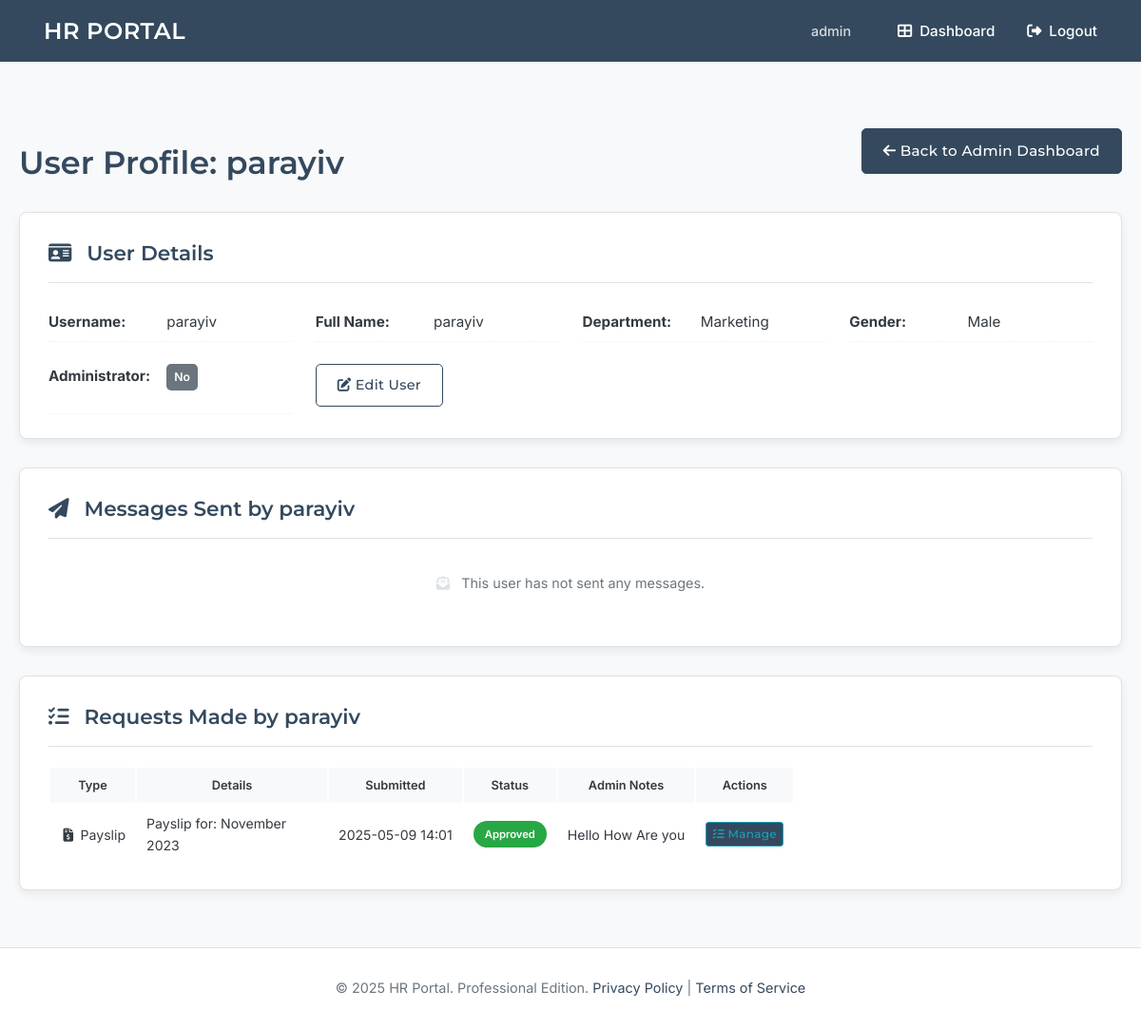
The page /admin/users/view/7 (signed in) on the database as committed earlier.
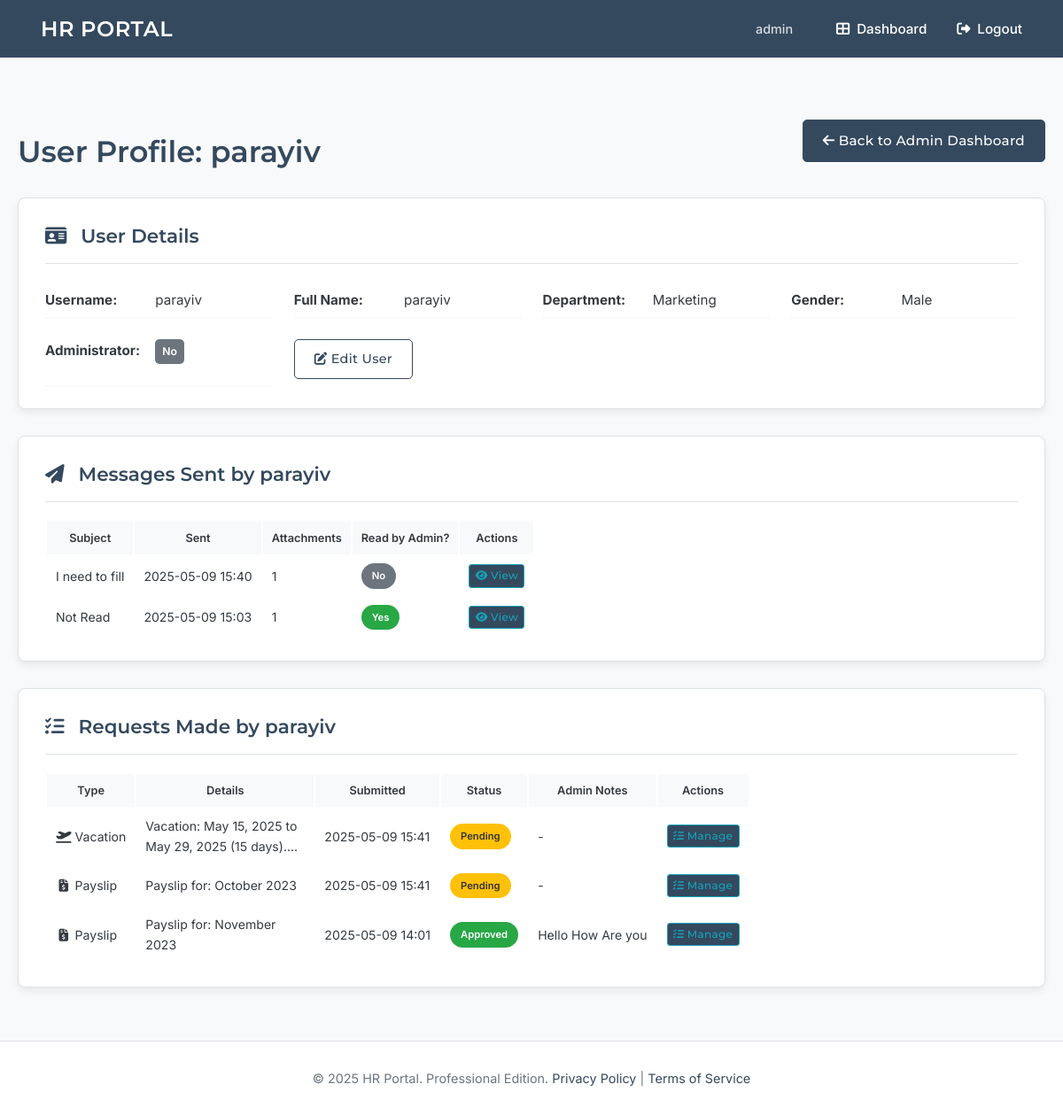
The same page on the database as committed later.
### tables this page shows
CREATE TABLE requests (
    id INTEGER PRIMARY KEY AUTOINCREMENT,
    user_id INTEGER NOT NULL,
    request_type TEXT NOT NULL, -- 'payslip', 'vacation'
    details TEXT, -- e.g., month for payslip, dates for vacation
    status TEXT NOT NULL DEFAULT 'pending', -- pending, approved, rejected
    submitted_at DATETIME DEFAULT CURRENT_TIMESTAMP,
    admin_notes TEXT,
    FOREIGN KEY (user_id) REFERENCES users (id)
);

CREATE TABLE messages (
    id INTEGER PRIMARY KEY AUTOINCREMENT,
    sender_id INTEGER NOT NULL,
    recipient_id INTEGER, -- Can be NULL if it's a general message to all admins
    subject TEXT NOT NULL,
    body TEXT NOT NULL,
    timestamp DATETIME DEFAULT CURRENT_TIMESTAMP,
    is_read BOOLEAN NOT NULL DEFAULT 0,
    FOREIGN KEY (sender_id) REFERENCES users (id)
    -- FOREIGN KEY (recipient_id) REFERENCES users (id) -- if direct to specific admin
);

### app.py (the view, shortened to what this page needs)
@app.route('/admin/users/view/<int:user_id>')
@login_required
@admin_required
def admin_view_user_profile(user_id):
    db = get_db()
    user = db.execute(
        'SELECT id, username, is_admin, full_name, gender, department FROM users WHERE id = ?', (user_id,)
    ).fetchone()
    if not user:
        flash('User not found.', 'error')
        return redirect(url_for('dashboard')) # Redirect to admin dashboard
    messages_sent_raw = db.execute('''
        SELECT m.id, m.subject, m.body, m.timestamp, m.is_read,
               (SELECT COUNT(a.id) FROM attachments a WHERE a.message_id = m.id) as attachment_count
        FROM messages m
        WHERE m.sender_id = ?
        ORDER BY m.timestamp DESC
    ''', (user_id,)).fetchall()
    messages_sent_processed = []
    for msg_row in messages_sent_raw:
        msg_dict = dict(msg_row)
        timestamp_val = msg_dict.get('timestamp')
        if isinstance(timestamp_val, datetime):
            msg_dict['timestamp'] = timestamp_val
        else: msg_dict['timestamp'] = None
        messages_sent_processed.append(msg_dict)
    requests_made_raw = db.execute('''
        SELECT id, request_type, details, status, submitted_at, admin_notes
        FROM requests
        WHERE user_id = ?
        ORDER BY submitted_at DESC
    ''', (user_id,)).fetchall()
    requests_made_processed = []
    for req_row in requests_made_raw:
        req_dict = dict(req_row)
        submitted_at_val = req_dict.get('submitted_at')
        if isinstance(submitted_at_val, datetime): req_dict['submitted_at'] = submitted_at_val
        else: req_dict['submitted_at'] = None
        requests_made_processed.append(req_dict)
    return render_template('admin_user_profile.html',
                           target_user=user,
                           messages_sent=messages_sent_processed,
                           requests_made=requests_made_processed)

### app.py (called while the page is built)
def get_db():
    if 'db' not in g:
        try:
            os.makedirs(app.instance_path, exist_ok=True) # exist_ok=True handles existing directory
        except OSError as e:
            app.logger.error(f"Error creating instance path: {e}")
        g.db = sqlite3.connect(
            app.config['DATABASE'],
            detect_types=sqlite3.PARSE_DECLTYPES
        )
        g.db.row_factory = sqlite3.Row
    return g.db

def convert_datetime_iso(val):
    if not val: return None # Handle None or empty bytes
    val_str = val.decode()
    try:
        return datetime.fromisoformat(val_str)
    except (ValueError, AttributeError):
        try:
            return datetime.strptime(val_str, "%Y-%m-%d %H:%M:%S.%f")
        except (ValueError, AttributeError):
            try:
                return datetime.strptime(val_str, "%Y-%m-%d %H:%M:%S")
            except (ValueError, AttributeError):
                app.logger.warning(f"Could not parse datetime string: {val_str}")
                return None

@app.context_processor
def inject_now():
    return {'now': datetime.utcnow()}

### templates/admin_user_profile.html (shortened to what the changed rows need)
{% extends 'base.html' %}
{% block content %}
<div class="user-profile-container professional-dashboard">
    <header class="page-header-section" style="display: flex; justify-content: space-between; align-items: center; margin-bottom: 25px;">
        <h1 class="page-title">User Profile: {{ target_user.full_name or target_user.username }}</h1>
    </header>
    <section class="dashboard-panel user-info-panel">
        <h2 class="panel-title"><i class="fas fa-id-card"></i> User Details</h2>
    </section>
    <section class="dashboard-panel user-messages-panel">
        <h2 class="panel-title"><i class="fas fa-paper-plane"></i> Messages Sent by {{ target_user.username }}</h2>
        {% if messages_sent %}
            <div class="table-responsive-wrapper">
                <table class="professional-table compact-table">
                    <thead>
                        <tr>
                            <th>Subject</th>
                            <th>Sent</th>
                            <th>Attachments</th>
                            <th>Read by Admin?</th>
                            <th>Actions</th>
                        </tr>
                    </thead>
                    <tbody>
                        {% for msg in messages_sent %}
                        <tr>
                            <td>{{ msg.subject|truncate(50) }}</td>
                            <td>{% if msg.timestamp %}{{ msg.timestamp.strftime('%Y-%m-%d %H:%M') }}{% else %}N/A{% endif %}</td>
                            <td>{{ msg.attachment_count if msg.attachment_count > 0 else '-' }}</td>
                            <td>
                                <span class="status-tag {{ 'status-read' if msg.is_read else 'status-unread' }}">
                                    {{ "Yes" if msg.is_read else "No" }}
                                </span>
                            </td>
                            <td>
                                <a href="{{ url_for('admin_view_messages') }}#message-{{ msg.id }}" class="btn btn-xs btn-outline-info" title="View in Full Message List">
                                    <i class="fas fa-eye"></i> View
                                </a>
                            </td>
                        </tr>
                        {% endfor %}
                    </tbody>
                </table>
            </div>
        {% else %}
            <p class="panel-empty-state-compact"><i class="fas fa-envelope-open-text"></i> This user has not sent any messages.</p>
        {% endif %}
    </section>
    <section class="dashboard-panel user-requests-panel">
        <h2 class="panel-title"><i class="fas fa-tasks"></i> Requests Made by {{ target_user.username }}</h2>
        {% if requests_made %}
            <div class="table-responsive-wrapper">
                <table class="professional-table compact-table">
                    <thead>
                        <tr>
                            <th>Type</th>
                            <th>Details</th>
                            <th>Submitted</th>
                            <th>Status</th>
                            <th>Admin Notes</th>
                            <th>Actions</th>
                        </tr>
                    </thead>
                    <tbody>
                        {% for req in requests_made %}
                        <tr>
                            <td>
                                <i class="fas {% if req.request_type == 'payslip' %}fa-file-invoice-dollar{% elif req.request_type == 'vacation' %}fa-plane-departure{% else %}fa-clipboard-list{% endif %} fa-fw type-icon"></i>
                                {{ req.request_type|capitalize }}
                            </td>
                            <td class="details-column">{{ req.details|truncate(60) }}</td>
                            <td>{% if req.submitted_at %}{{ req.submitted_at.strftime('%Y-%m-%d %H:%M') }}{% else %}N/A{% endif %}</td>
                            <td>
                                <span class="status-tag status-{{ req.status|lower }}">
                                    {{ req.status|capitalize }}
                                </span>
                            </td>
                            <td class="notes-column">{{ req.admin_notes|truncate(50)|escape if req.admin_notes else '-' }}</td>
                            <td>
                                <a href="{{ url_for('admin_view_requests') }}#request-{{ req.id }}" class="btn btn-xs btn-outline-info" title="Manage in Full Request List">
                                    <i class="fas fa-tasks"></i> Manage
                                </a>
                            </td>
                        </tr>
                        {% endfor %}
                    </tbody>
                </table>
            </div>
        {% else %}
            <p class="panel-empty-state-compact"><i class="fas fa-folder-open"></i> This user has not made any requests.</p>
        {% endif %}
    </section>
</div>
{% endblock %}

Rows that differ between the two databases and show on the page:
added messages: subject "I need to fill", timestamp "2025-05-09 15:40", attachment_count "1", is_read "No"
added messages: subject "Not Read", timestamp "2025-05-09 15:03", is_read "1", is_read "Yes"
added requests: request_type "Vacation", details "Vacation: May 15, 2025 to May 29, 2025 (15 days)....", submitted_at "2025-05-09 15:41", status "Pending", admin_notes "-"
added requests: request_type "Payslip", details "Payslip for: October 2023", submitted_at "2025-05-09 15:41", status "Pending", admin_notes "-"
Other text that changed with them:
text no longer shown: "This user has not sent any messages."
text now shown: "Subject Sent Attachments Read by Admin? Actions"
